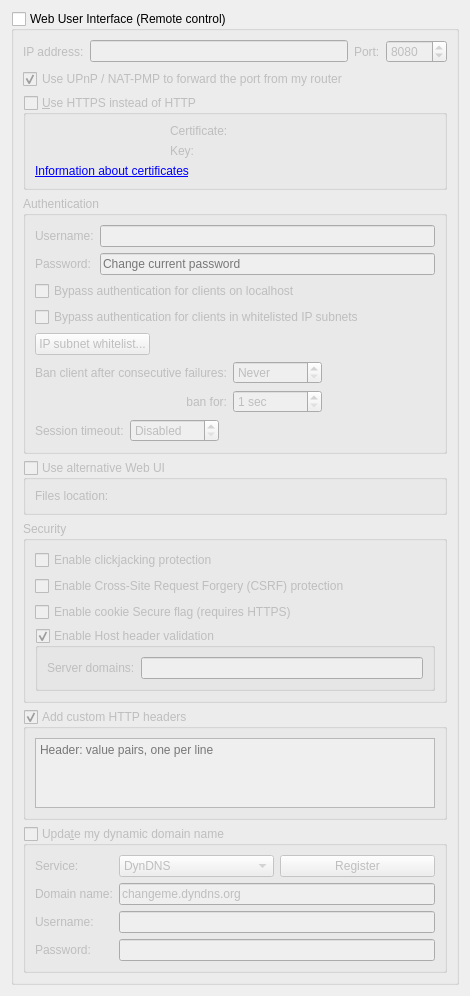
          <widget class="QWidget" name="scrollAreaWidgetContents_7">
           <property name="geometry">
            <rect>
             <x>0</x>
             <y>0</y>
             <width>470</width>
             <height>903</height>
            </rect>
           </property>
           <layout class="QVBoxLayout" name="verticalLayout_23">
            <item>
             <widget class="QGroupBox" name="checkWebUi">
              <property name="title">
               <string>Web User Interface (Remote control)</string>
              </property>
              <property name="checkable">
               <bool>true</bool>
              </property>
              <property name="checked">
               <bool>false</bool>
              </property>
              <layout class="QVBoxLayout" name="verticalLayout_2">
               <item>
                <layout class="QHBoxLayout" name="horizontalLayout_2">
                 <item>
                  <widget class="QLabel" name="lblWebUiAddress">
                   <property name="text">
                    <string>IP address:</string>
                   </property>
                  </widget>
                 </item>
                 <item>
                  <widget class="QLineEdit" name="textWebUiAddress">
                   <property name="toolTip">
                    <string>IP address that the Web UI will bind to.
Specify an IPv4 or IPv6 address. You can specify &quot;0.0.0.0&quot; for any IPv4 address,
&quot;::&quot; for any IPv6 address, or &quot;*&quot; for both IPv4 and IPv6.</string>
                   </property>
                  </widget>
                 </item>
                 <item>
                  <widget class="QLabel" name="lblWebUiPort">
                   <property name="text">
                    <string>Port:</string>
                   </property>
                  </widget>
                 </item>
                 <item>
                  <widget class="QSpinBox" name="spinWebUiPort">
                   <property name="minimum">
                    <number>1</number>
                   </property>
                   <property name="maximum">
                    <number>65535</number>
                   </property>
                   <property name="value">
                    <number>8080</number>
                   </property>
                  </widget>
                 </item>
                </layout>
               </item>
               <item>
                <widget class="QCheckBox" name="checkWebUIUPnP">
                 <property name="text">
                  <string>Use UPnP / NAT-PMP to forward the port from my router</string>
                 </property>
                 <property name="checked">
                  <bool>true</bool>
                 </property>
                </widget>
               </item>
               <item>
                <widget class="QGroupBox" name="checkWebUiHttps">
                 <property name="title">
                  <string>&amp;Use HTTPS instead of HTTP</string>
                 </property>
                 <property name="checkable">
                  <bool>true</bool>
                 </property>
                 <property name="checked">
                  <bool>false</bool>
                 </property>
                 <layout class="QGridLayout" name="gridLayout_11">
                  <item row="1" column="1">
                   <widget class="QLabel" name="lblWebUiKey">
                    <property name="text">
                     <string>Key:</string>
                    </property>
                   </widget>
                  </item>
                  <item row="0" column="1">
                   <widget class="QLabel" name="lblWebUiCrt">
                    <property name="text">
                     <string>Certificate:</string>
                    </property>
                   </widget>
                  </item>
                  <item row="0" column="0">
                   <widget class="QLabel" name="lblSslCertStatus"/>
                  </item>
                  <item row="1" column="0">
                   <widget class="QLabel" name="lblSslKeyStatus"/>
                  </item>
                  <item row="2" column="0" colspan="3">
                   <widget class="QLabel" name="lblWebUIInfo">
                    <property name="text">
                     <string>&lt;a href=https://httpd.apache.org/docs/current/ssl/ssl_faq.html#aboutcerts&gt;Information about certificates&lt;/a&gt;</string>
                    </property>
                    <property name="openExternalLinks">
                     <bool>true</bool>
                    </property>
                   </widget>
                  </item>
                  <item row="0" column="2">
                   <widget class="FileSystemPathLineEdit" name="textWebUIHttpsCert" native="true"/>
                  </item>
                  <item row="1" column="2">
                   <widget class="FileSystemPathLineEdit" name="textWebUIHttpsKey" native="true"/>
                  </item>
                 </layout>
                </widget>
               </item>
               <item>
                <widget class="QGroupBox" name="groupWebUiAuth">
                 <property name="title">
                  <string>Authentication</string>
                 </property>
                 <layout class="QVBoxLayout" name="verticalLayout_35">
                  <item>
                   <layout class="QGridLayout" name="gridLayout_8">
                    <item row="0" column="0">
                     <widget class="QLabel" name="lblWebUiUsername">
                      <property name="text">
                       <string>Username:</string>
                      </property>
                     </widget>
                    </item>
                    <item row="0" column="1">
                     <widget class="QLineEdit" name="textWebUiUsername"/>
                    </item>
                    <item row="1" column="0">
                     <widget class="QLabel" name="lblWebUiPassword">
                      <property name="text">
                       <string>Password:</string>
                      </property>
                     </widget>
                    </item>
                    <item row="1" column="1">
                     <widget class="QLineEdit" name="textWebUiPassword">
                      <property name="echoMode">
                       <enum>QLineEdit::Password</enum>
                      </property>
                      <property name="placeholderText">
                       <string>Change current password</string>
                      </property>
                     </widget>
                    </item>
                   </layout>
                  </item>
                  <item>
                   <widget class="QCheckBox" name="checkBypassLocalAuth">
                    <property name="text">
                     <string>Bypass authentication for clients on localhost</string>
                    </property>
                   </widget>
                  </item>
                  <item>
                   <widget class="QCheckBox" name="checkBypassAuthSubnetWhitelist">
                    <property name="text">
                     <string>Bypass authentication for clients in whitelisted IP subnets</string>
                    </property>
                   </widget>
                  </item>
                  <item>
                   <widget class="QPushButton" name="IPSubnetWhitelistButton">
                    <property name="sizePolicy">
                     <sizepolicy hsizetype="Fixed" vsizetype="Fixed">
                      <horstretch>0</horstretch>
                      <verstretch>0</verstretch>
                     </sizepolicy>
                    </property>
                    <property name="text">
                     <string>IP subnet whitelist...</string>
                    </property>
                   </widget>
                  </item>
                  <item>
                   <layout class="QGridLayout" name="gridLayout_10">
                    <item row="0" column="0">
                     <widget class="QLabel" name="lblBanCounter">
                      <property name="text">
                       <string>Ban client after consecutive failures:</string>
                      </property>
                     </widget>
                    </item>
                    <item row="0" column="2">
                     <spacer name="horizontalSpacer_15">
                      <property name="orientation">
                       <enum>Qt::Horizontal</enum>
                      </property>
                      <property name="sizeHint" stdset="0">
                       <size>
                        <width>40</width>
                        <height>20</height>
                       </size>
                      </property>
                     </spacer>
                    </item>
                    <item row="0" column="1">
                     <widget class="QSpinBox" name="spinBanCounter">
                      <property name="specialValueText">
                       <string>Never</string>
                      </property>
                      <property name="maximum">
                       <number>2147483647</number>
                      </property>
                     </widget>
                    </item>
                    <item row="1" column="0">
                     <widget class="QLabel" name="lblBanDuration">
                      <property name="text">
                       <string>ban for:</string>
                      </property>
                      <property name="alignment">
                       <set>Qt::AlignRight|Qt::AlignTrailing|Qt::AlignVCenter</set>
                      </property>
                     </widget>
                    </item>
                    <item row="1" column="1">
                     <widget class="QSpinBox" name="spinBanDuration">
                      <property name="suffix">
                       <string> sec</string>
                      </property>
                      <property name="minimum">
                       <number>1</number>
                      </property>
                      <property name="maximum">
                       <number>2147483647</number>
                      </property>
                     </widget>
                    </item>
                   </layout>
                  </item>
                  <item>
                   <layout class="QHBoxLayout" name="horizontalLayout_13">
                    <item>
                     <widget class="QLabel" name="lblSessionTimeout">
                      <property name="text">
                       <string>Session timeout:</string>
                      </property>
                     </widget>
                    </item>
                    <item>
                     <widget class="QSpinBox" name="spinSessionTimeout">
                      <property name="specialValueText">
                       <string>Disabled</string>
                      </property>
                      <property name="suffix">
                       <string> sec</string>
                      </property>
                      <property name="maximum">
                       <number>2147483647</number>
                      </property>
                     </widget>
                    </item>
                    <item>
                     <spacer name="horizontalSpacer_11">
                      <property name="orientation">
                       <enum>Qt::Horizontal</enum>
                      </property>
                      <property name="sizeHint" stdset="0">
                       <size>
                        <width>40</width>
                        <height>20</height>
                       </size>
                      </property>
                     </spacer>
                    </item>
                   </layout>
                  </item>
                 </layout>
                </widget>
               </item>
               <item>
                <widget class="QGroupBox" name="groupAltWebUI">
                 <property name="title">
                  <string>Use alternative Web UI</string>
                 </property>
                 <property name="checkable">
                  <bool>true</bool>
                 </property>
                 <property name="checked">
                  <bool>false</bool>
                 </property>
                 <layout class="QHBoxLayout" name="horizontalLayout_5">
                  <item>
                   <widget class="QLabel" name="labelWebUIRootFolder">
                    <property name="text">
                     <string>Files location:</string>
                    </property>
                   </widget>
                  </item>
                  <item>
                   <widget class="FileSystemPathLineEdit" name="textWebUIRootFolder" native="true"/>
                  </item>
                 </layout>
                </widget>
               </item>
               <item>
                <widget class="QGroupBox" name="groupBox_3">
                 <property name="title">
                  <string>Security</string>
                 </property>
                 <layout class="QVBoxLayout" name="verticalLayout_33">
                  <item>
                   <widget class="QCheckBox" name="checkClickjacking">
                    <property name="text">
                     <string>Enable clickjacking protection</string>
                    </property>
                   </widget>
                  </item>
                  <item>
                   <widget class="QCheckBox" name="checkCSRFProtection">
                    <property name="text">
                     <string>Enable Cross-Site Request Forgery (CSRF) protection</string>
                    </property>
                   </widget>
                  </item>
                  <item>
                   <widget class="QCheckBox" name="checkSecureCookie">
                    <property name="text">
                     <string>Enable cookie Secure flag (requires HTTPS)</string>
                    </property>
                   </widget>
                  </item>
                  <item>
                   <widget class="QGroupBox" name="groupHostHeaderValidation">
                    <property name="title">
                     <string>Enable Host header validation</string>
                    </property>
                    <property name="checkable">
                     <bool>true</bool>
                    </property>
                    <layout class="QVBoxLayout" name="verticalLayout_32">
                     <item>
                      <layout class="QHBoxLayout" name="horizontalLayout_10">
                       <item>
                        <widget class="QLabel" name="labelServerDomains">
                         <property name="text">
                          <string>Server domains:</string>
                         </property>
                        </widget>
                       </item>
                       <item>
                        <widget class="QLineEdit" name="textServerDomains">
                         <property name="toolTip">
                          <string>Whitelist for filtering HTTP Host header values.
In order to defend against DNS rebinding attack,
you should put in domain names used by WebUI server.

Use ';' to split multiple entries. Can use wildcard '*'.</string>
                         </property>
                        </widget>
                       </item>
                      </layout>
                     </item>
                    </layout>
                   </widget>
                  </item>
                 </layout>
                </widget>
               </item>
               <item>
                <widget class="QGroupBox" name="groupWebUIAddCustomHTTPHeaders">
                 <property name="title">
                  <string>Add custom HTTP headers</string>
                 </property>
                 <property name="checkable">
                  <bool>true</bool>
                 </property>
                 <layout class="QVBoxLayout" name="verticalLayout_8">
                  <item>
                   <widget class="QPlainTextEdit" name="textWebUICustomHTTPHeaders">
                    <property name="lineWrapMode">
                     <enum>QPlainTextEdit::NoWrap</enum>
                    </property>
                    <property name="placeholderText">
                     <string>Header: value pairs, one per line</string>
                    </property>
                   </widget>
                  </item>
                 </layout>
                </widget>
               </item>
               <item>
                <widget class="QGroupBox" name="checkDynDNS">
                 <property name="title">
                  <string>Upda&amp;te my dynamic domain name</string>
                 </property>
                 <property name="checkable">
                  <bool>true</bool>
                 </property>
                 <property name="checked">
                  <bool>false</bool>
                 </property>
                 <layout class="QFormLayout" name="formLayout_5">
                  <item row="0" column="0">
                   <widget class="QLabel" name="label_19">
                    <property name="text">
                     <string>Service:</string>
                    </property>
                   </widget>
                  </item>
                  <item row="0" column="1">
                   <layout class="QHBoxLayout" name="horizontalLayout_3">
                    <item>
                     <widget class="QComboBox" name="comboDNSService">
                      <item>
                       <property name="text">
                        <string notr="true">DynDNS</string>
                       </property>
                      </item>
                      <item>
                       <property name="text">
                        <string notr="true">No-IP</string>
                       </property>
                      </item>
                     </widget>
                    </item>
                    <item>
                     <widget class="QPushButton" name="registerDNSBtn">
                      <property name="text">
                       <string>Register</string>
                      </property>
                     </widget>
                    </item>
                   </layout>
                  </item>
                  <item row="1" column="0">
                   <widget class="QLabel" name="label_20">
                    <property name="text">
                     <string>Domain name:</string>
                    </property>
                   </widget>
                  </item>
                  <item row="1" column="1">
                   <widget class="QLineEdit" name="domainNameTxt">
                    <property name="text">
                     <string notr="true">changeme.dyndns.org</string>
                    </property>
                   </widget>
                  </item>
                  <item row="2" column="0">
                   <widget class="QLabel" name="label_21">
                    <property name="text">
                     <string>Username:</string>
                    </property>
                   </widget>
                  </item>
                  <item row="2" column="1">
                   <widget class="QLineEdit" name="DNSUsernameTxt">
                    <property name="maxLength">
                     <number>50</number>
                    </property>
                   </widget>
                  </item>
                  <item row="3" column="0">
                   <widget class="QLabel" name="label_22">
                    <property name="text">
                     <string>Password:</string>
                    </property>
                   </widget>
                  </item>
                  <item row="3" column="1">
                   <widget class="QLineEdit" name="DNSPasswordTxt">
                    <property name="maxLength">
                     <number>50</number>
                    </property>
                    <property name="echoMode">
                     <enum>QLineEdit::Password</enum>
                    </property>
                   </widget>
                  </item>
                 </layout>
                </widget>
               </item>
              </layout>
             </widget>
            </item>
            <item>
             <spacer name="verticalSpacer">
              <property name="orientation">
               <enum>Qt::Vertical</enum>
              </property>
              <property name="sizeHint" stdset="0">
               <size>
                <width>20</width>
                <height>40</height>
               </size>
              </property>
             </spacer>
            </item>
           </layout>
          </widget>
